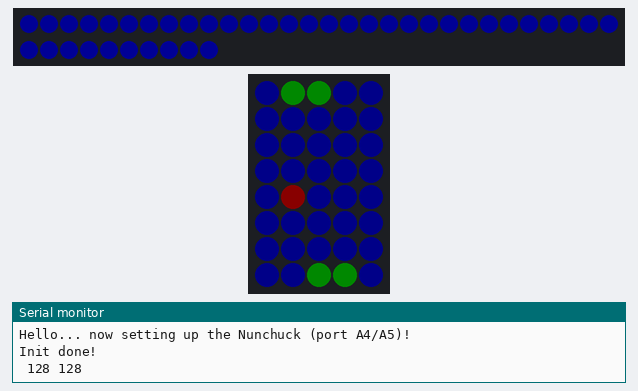
Bench run of a sketch on a simulated Arduino Uno, built with avr-gcc and run on an emulated ATmega328P. On the bench: 40 RGB LEDs in strip order, left to right, continuing on the next row, 5×8 RGB LED matrix (first LED top left, wired row by row), the last lines printed to the serial monitor. Dim RGB values are drawn brighter than linear.

Above: at 2.18 s.
At 6.9 s:
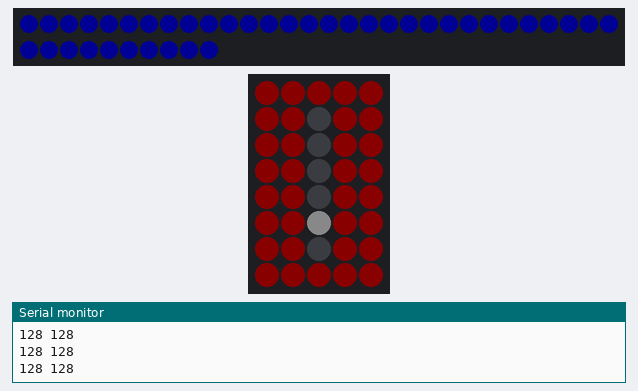
At 11.6 s:
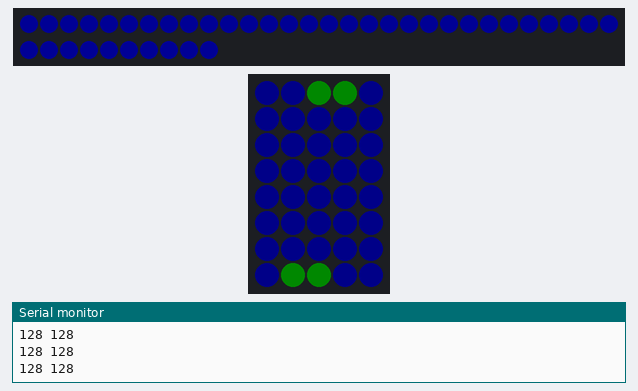
At 18.92 s:
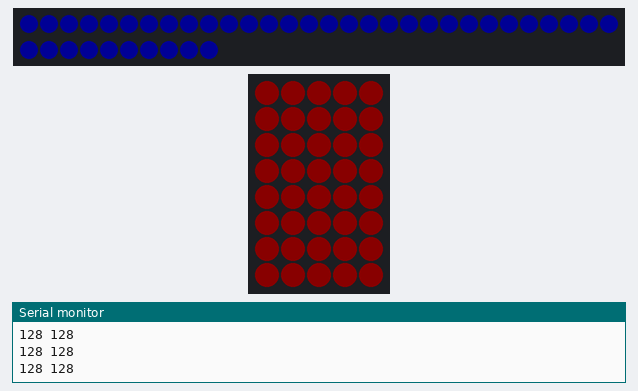
At 28.9 s:
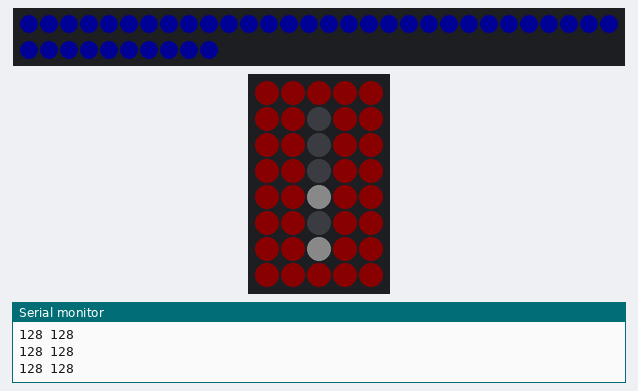
At 37.11 s:
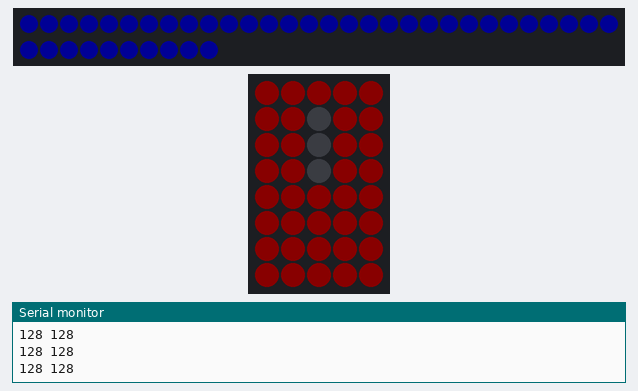

Measured:
- what the display in image 1 shows lasts 4.0 s, from 6.9 s to 10.9 s

The sketch:

ArduinoPong.ino
```cpp
//
// NeoPixel Pong
//
// Tom Kooij

#include <Adafruit_GFX.h>
#include <Adafruit_NeoMatrix.h>
#include <Adafruit_NeoPixel.h>
#ifndef PSTR
 #define PSTR // Make Arduino Due happy
#endif

#include <Wire.h>
#include <ArduinoNunchuk.h>

#define BAUDRATE 19200

ArduinoNunchuk nunchuk = ArduinoNunchuk();

#define PIN 6

// Parameter 1 = number of pixels in strip
// Parameter 2 = pin number (most are valid)
// Parameter 3 = pixel type flags, add together as needed:
//   NEO_KHZ800  800 KHz bitstream (most NeoPixel products w/WS2812 LEDs)
//   NEO_KHZ400  400 KHz (classic 'v1' (not v2) FLORA pixels, WS2811 drivers)
//   NEO_GRB     Pixels are wired for GRB bitstream (most NeoPixel products)
//   NEO_RGB     Pixels are wired for RGB bitstream (v1 FLORA pixels, not v2)
Adafruit_NeoPixel strip = Adafruit_NeoPixel(40, PIN, NEO_GRB + NEO_KHZ800);


// MATRIX DECLARATION:
// Parameter 1 = width of NeoPixel matrix
// Parameter 2 = height of matrix
// Parameter 3 = pin number (most are valid)
// Parameter 4 = matrix layout flags, add together as needed:
//   NEO_MATRIX_TOP, NEO_MATRIX_BOTTOM, NEO_MATRIX_LEFT, NEO_MATRIX_RIGHT:
//     Position of the FIRST LED in the matrix; pick two, e.g.
//     NEO_MATRIX_TOP + NEO_MATRIX_LEFT for the top-left corner.
//   NEO_MATRIX_ROWS, NEO_MATRIX_COLUMNS: LEDs are arranged in horizontal
//     rows or in vertical columns, respectively; pick one or the other.
//   NEO_MATRIX_PROGRESSIVE, NEO_MATRIX_ZIGZAG: all rows/columns proceed
//     in the same order, or alternate lines reverse direction; pick one.
//   See example below for these values in action.
// Parameter 5 = pixel type flags, add together as needed:
//   NEO_KHZ800  800 KHz bitstream (most NeoPixel products w/WS2812 LEDs)
//   NEO_KHZ400  400 KHz (classic 'v1' (not v2) FLORA pixels, WS2811 drivers)
//   NEO_GRB     Pixels are wired for GRB bitstream (most NeoPixel products)
//   NEO_RGB     Pixels are wired for RGB bitstream (v1 FLORA pixels, not v2)


// Example for NeoPixel Shield.  In this application we'd like to use it
// as a 5x8 tall matrix, with the USB port positioned at the top of the
// Arduino.  When held that way, the first pixel is at the top right, and
// lines are arranged in columns, progressive order.  The shield uses
// 800 KHz (v2) pixels that expect GRB color data.
Adafruit_NeoMatrix matrix = Adafruit_NeoMatrix(5, 8, PIN,
  NEO_MATRIX_TOP     + NEO_MATRIX_RIGHT +
  NEO_MATRIX_COLUMNS + NEO_MATRIX_PROGRESSIVE,
  NEO_GRB            + NEO_KHZ800);

#define ROOD 0
#define GROEN 1
#define BLAUW 2
#define WIT 3
#define ZWART 4

const uint16_t colors[] = {
  matrix.Color(255, 0, 0), matrix.Color(0, 255, 0), matrix.Color(0, 0, 255), matrix.Color(255,255,255), matrix.Color(0,0,0) };

// bal positie
int x,y;
// bal snelheid
int vx, vy;
// x positie (korte as) van batje
int x_bat_links;
int x_bat_rechts;

// Bron: Adafruit NeoPixel example (strip)
void rainbowCycle(uint8_t wait) {
  uint16_t i, j;

  for(j=0; j<256*5; j++) { // 5 cycles of all colors on wheel
    for(i=0; i< strip.numPixels(); i++) {
      strip.setPixelColor(i, Wheel(((i * 256 / strip.numPixels()) + j) & 255));
    }
    strip.show();
    delay(wait);
  }
}
// Input a value 0 to 255 to get a color value.
// The colours are a transition r - g - b - back to r.
uint32_t Wheel(byte WheelPos) {
  if(WheelPos < 85) {
   return strip.Color(WheelPos * 3, 255 - WheelPos * 3, 0);
  } else if(WheelPos < 170) {
   WheelPos -= 85;
   return strip.Color(255 - WheelPos * 3, 0, WheelPos * 3);
  } else {
   WheelPos -= 170;
   return strip.Color(0, WheelPos * 3, 255 - WheelPos * 3);
  }
}
// Fill the dots one after the other with a color
void colorWipe(uint32_t c, uint8_t wait) {
  for(uint16_t i=0; i<strip.numPixels(); i++) {
      strip.setPixelColor(i, c);
      strip.show();
      delay(wait);
  }
}


void setup() {

  // intro
  strip.begin();
  colorWipe(strip.Color(0, 0, 20), 50); // Blauw 20/255 brightness

  // nunchuck aangesloten op SCLK/SDA/AREF/GND aan de kant van de RST van de Arduino UNO
  Serial.begin(BAUDRATE);
  Serial.write("Hello... now setting up the Nunchuck (port A4/A5)!\n");

  nunchuk.init();
  Serial.write("Init done!\n ");

  // bitmap (framebuffer) setup
  matrix.begin();
  matrix.setBrightness(10);
  x_bat_links=1;
  x_bat_rechts=2;
}

int c,k, score;

void loop() {

  // startpositie
  x = 2;
  y = 3;
  vx = -1;
  vy = 1;

//  score = 0;

  // intro

  // spel loop
  while (1) {

    nunchuk.update();

    Serial.print(nunchuk.analogX, DEC);
    Serial.print(' ');
    Serial.println(nunchuk.analogY, DEC);

/* oude code om balletje te sturen
     // x is de korte zijde x = 0 is aan de reset/pwr kant
     // y is de lange zijde y = 0 is aan de reset kant
     if (nunchuk.analogX<40) {  // links
          if (y==0) y = 7;
          y--;
     }

     if (nunchuk.analogX>150) { // rechts
          if (y==7) y = 0;
          y++;
     }

     if (nunchuk.analogY<40) {  // omlaag
          if (x==0) x = 4;
          x--;
     }

     if (nunchuk.analogY>150) { // omhoog
          if (x==4) x = 0;
          x++;
     }
*/

     // verplaatsing
     x += vx;
     y += vy;

     // controleer of het batje op de juiste plaats staat. JA: weerkaats. NEE: verlaat spel
     if (y>=7) { if ((x_bat_rechts==x) || ((x_bat_rechts+1)==x))  { vy = -vy; score++; } else break; }
     if (y<=0) { if ((x_bat_links==x) || ((x_bat_links+1)==x))  { vy = -vy; score++; } else break; }

     // weerkaats tegen de muren
     if (x>=4) vx = -vx;
     if (x<=0) vx = -vx;

     // achtergrond
     matrix.fillScreen(colors[BLAUW]);

     // bal
     matrix.drawPixel(x,y,colors[ROOD]);

     // batjes
     matrix.drawPixel(x_bat_links,0,colors[GROEN]);
     matrix.drawPixel(x_bat_links+1,0,colors[GROEN]);
     matrix.drawPixel(x_bat_rechts,7,colors[GROEN]);
     matrix.drawPixel(x_bat_rechts+1,7,colors[GROEN]);

     // OUTPUT!
     matrix.show();
     delay(200);

  }

  // laat rood scherm zien en stop
  matrix.fillScreen(colors[ROOD]);
  matrix.show();

  // scorebord in binair
  for (c = 5; c >= 0; c--)
  {
    k = score >> c;

    if (k & 1)
      matrix.drawPixel(2,6-c,colors[WIT]);  // "1" is wit
    else
      matrix.drawPixel(2,6-c,colors[ZWART]);;  // "0" is zwart

    delay(200);
    matrix.show();
  }

  delay(4000);

  // demo de neopixels
  //rainbowCycle(20) ;


  // start het spel opnieuw
  x_bat_links++;
  x_bat_rechts--;
  if (x_bat_links>=4) x_bat_links=0;
  if (x_bat_rechts<=0) x_bat_rechts=3;
}
```
